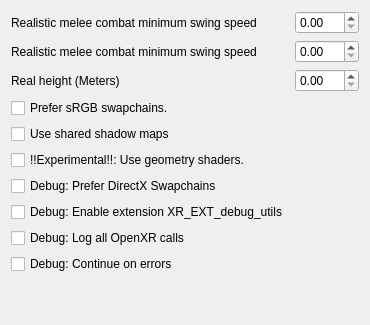
	  <widget class="QWidget" name="VR">
	   <attribute name="title">
		<string>VR</string>
	   </attribute>
	   <layout class="QVBoxLayout">
		<item>
		 <layout class="QGridLayout" name="gridLayout_VR">
		  <item row="0" column="0">
		   <widget class="QLabel" name="realisticCombatMinimumSwingSpeed">
			<property name="toolTip">
			 <string>&lt;html&gt;&lt;head/&gt;&lt;body&gt;&lt;p&gt;The velocity at which the minimum strength of attack is achieved when swinging your motion controllers. In meters/second. Swinging slower than this does not initiate an attack.&lt;/p&gt;&lt;/body&gt;&lt;/html&gt;</string>
			</property>
			<property name="text">
			 <string>Realistic melee combat minimum swing speed</string>
			</property>
		   </widget>
		  </item>
		  <item row="0" column="1">
		   <widget class="QDoubleSpinBox" name="realisticCombatMinimumSwingSpeedSpinBox">
			<property name="enabled">
			 <bool>true</bool>
			</property>
			<property name="decimals">
			 <number>2</number>
			</property>
			<property name="minimum">
			 <double>0</double>
			</property>
			<property name="maximum">
			 <double>100</double>
			</property>
			<property name="value">
			 <double>0.00</double>
			</property>
			<property name="singleStep">
			 <double>0.100000000000000</double>
			</property>
		   </widget>
		  </item>
		  <item row="1" column="0">
		   <widget class="QLabel" name="realisticCombatMaximumSwingSpeed">
			<property name="toolTip">
			 <string>&lt;html&gt;&lt;head/&gt;&lt;body&gt;&lt;p&gt;The velocity at which max strength of attack is achieved when swinging your motion controllers. In meters/second&lt;/p&gt;&lt;/body&gt;&lt;/html&gt;</string>
			</property>
			<property name="text">
			 <string>Realistic melee combat minimum swing speed</string>
			</property>
		   </widget>
		  </item>
		  <item row="1" column="1">
		   <widget class="QDoubleSpinBox" name="realisticCombatMaximumSwingSpeedSpinBox">
			<property name="enabled">
			 <bool>true</bool>
			</property>
			<property name="decimals">
			 <number>2</number>
			</property>
			<property name="minimum">
			 <double>0</double>
			</property>
			<property name="maximum">
			 <double>100</double>
			</property>
			<property name="value">
			 <double>0.00</double>
			</property>
			<property name="singleStep">
			 <double>0.100000000000000</double>
			</property>
		   </widget>
		  </item>
		  <item row="2" column="0">
		   <widget class="QLabel" name="realHeight">
			<property name="toolTip">
			 <string>&lt;html&gt;&lt;head/&gt;&lt;body&gt;&lt;p&gt;Your real height. In meters.&lt;/p&gt;&lt;/body&gt;&lt;/html&gt;</string>
			</property>
			<property name="text">
			 <string>Real height (Meters)</string>
			</property>
		   </widget>
		  </item>
		  <item row="2" column="1">
		   <widget class="QDoubleSpinBox" name="realHeightSpinBox">
			<property name="enabled">
			 <bool>true</bool>
			</property>
			<property name="decimals">
			 <number>2</number>
			</property>
			<property name="minimum">
			 <double>0</double>
			</property>
			<property name="maximum">
			 <double>100</double>
			</property>
			<property name="value">
			 <double>0.00</double>
			</property>
			<property name="singleStep">
			 <double>0.010000000000000</double>
			</property>
		   </widget>
		  </item>
				<item row="3" column="0">
				  <widget class="QCheckBox" name="preferSRGBSwapchains">
					<property name="toolTip">
					  <string>&lt;html&gt;&lt;head/&gt;&lt;body&gt;&lt;p&gt;Makes OpenMW VR use sRGB format for its swapchain textures if available. Needed for some headsets that don't play nice without sRGB. Enable this if the game seems much brighter in your headset than what's shown on the mirror texture.&lt;/p&gt;&lt;/body&gt;&lt;/html&gt;</string>
					</property>
					<property name="text">
					  <string>Prefer sRGB swapchains.</string>
					</property>
				  </widget>
				</item>
		  <item row="4" column="0">
		   <widget class="QCheckBox" name="useSharedShadowMaps">
			<property name="toolTip">
			 <string>&lt;html&gt;&lt;head/&gt;&lt;body&gt;&lt;p&gt;Makes OpenMW VR map shadows for both eyes in one pass, instead of once per eye. This is a significant performance benefit, and should only be disabled for debugging or masochism purposes.&lt;/p&gt;&lt;/body&gt;&lt;/html&gt;</string>
			</property>
			<property name="text">
			 <string>Use shared shadow maps</string>
			</property>
		   </widget>
		  </item>
		  <item row="5" column="0">
		   <widget class="QCheckBox" name="useGeometryShaders">
			<property name="toolTip">
			 <string>&lt;html&gt;&lt;head/&gt;&lt;body&gt;&lt;p&gt;Makes OpenMW VR render stereo using geometry shaders instead of two render passes. Players with a CPU bound will benefit from this, but players with a gpu bound will not. E.g. with a high cell view distance (distant lands) this will degrade your performance instead. NOTE: This feature is experimental, broken on AMD GPUs, and untested on Intel.&lt;/p&gt;&lt;/body&gt;&lt;/html&gt;</string>
			</property>
			<property name="text">
			 <string>!!Experimental!!: Use geometry shaders.</string>
			</property>
		   </widget>
		  </item>
		  <item row="6" column="0">
		   <widget class="QCheckBox" name="preferDirectXSwapchains">
			<property name="toolTip">
			 <string>&lt;html&gt;&lt;head/&gt;&lt;body&gt;&lt;p&gt;Makes OpenMW VR use DirectX swapchains even if OpenGL swapchains are available. Note that OpenMW will always fall back to DirectX swapchains if OpenGL swapchains are not available. This option exists to debug/work around runtimes with bad OpenGL implementations.&lt;/p&gt;&lt;/body&gt;&lt;/html&gt;</string>
			</property>
			<property name="text">
			 <string>Debug: Prefer DirectX Swapchains</string>
			</property>
		   </widget>
		  </item>
		  <item row="7" column="0">
		   <widget class="QCheckBox" name="useXrDebug">
			<property name="toolTip">
			 <string>&lt;html&gt;&lt;head/&gt;&lt;body&gt;&lt;p&gt;Makes OpenMW VR enable and use the XR_EXT_debug_utils extension, which may help produce more detailed debug information.&lt;/p&gt;&lt;/body&gt;&lt;/html&gt;</string>
			</property>
			<property name="text">
			 <string>Debug: Enable extension XR_EXT_debug_utils</string>
			</property>
		   </widget>
		  </item>
		  <item row="8" column="0">
		   <widget class="QCheckBox" name="logAllXrCalls">
			<property name="toolTip">
			 <string>&lt;html&gt;&lt;head/&gt;&lt;body&gt;&lt;p&gt;Makes OpenMW VR log every single OpenXR call. This degrades performance and creates a massive log. You probably want this disabled.&lt;/p&gt;&lt;/body&gt;&lt;/html&gt;</string>
			</property>
			<property name="text">
			 <string>Debug: Log all OpenXR calls</string>
			</property>
		   </widget>
		  </item>
		  <item row="9" column="0">
		   <widget class="QCheckBox" name="ignoreXrErrors">
			<property name="toolTip">
			 <string>&lt;html&gt;&lt;head/&gt;&lt;body&gt;&lt;p&gt;Makes OpenMW VR ignore unsuccessful calls to OpenXR. You probably want this enabled.&lt;/p&gt;&lt;/body&gt;&lt;/html&gt;</string>
			</property>
			<property name="text">
			 <string>Debug: Continue on errors</string>
			</property>
		   </widget>
		  </item>
		 </layout>
		</item>
		<item>
		 <spacer name="verticalSpacer_VR">
		  <property name="orientation">
		   <enum>Qt::Vertical</enum>
		  </property>
		  <property name="sizeHint" stdset="0">
		   <size>
			<width>20</width>
			<height>40</height>
		   </size>
		  </property>
		 </spacer>
		</item>
	   </layout>
	  </widget>
